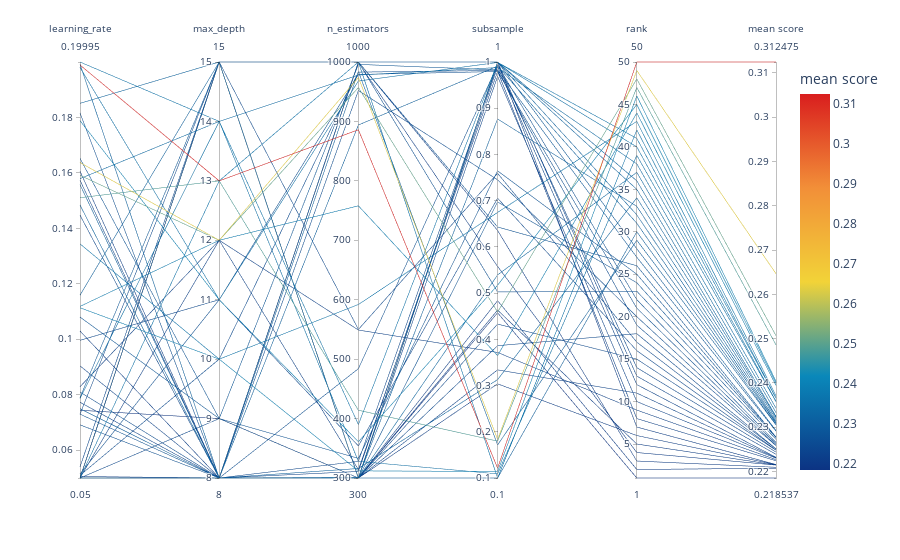

Notebook cell for this chart:
### Markdown cell above
##### 11.1.3.1 Parallel Coordinates

No gráfico a seguir, fica evidente que ao escolher os 10 melhores modelos, é possível identificar a eliminação de alguns parâmetros, como n_estimators = 100, learning_rate = 0.15 e max_depth = 9.

### Code cell
import plotly.express as px
cols = ['param_learning_rate', 'param_max_depth', 'param_n_estimators',
       'param_subsample','rank_test_score','mean_test_score']


labels = {'param_learning_rate': 'learning_rate', 
            'param_max_depth': 'max_depth',
            'param_n_estimators': 'n_estimators',
            'param_subsample': 'subsample',
            'rank_test_score': 'rank',
            'mean_test_score': 'mean score'}

cv_result = cv_results[cols].astype(float)


fig = px.parallel_coordinates(cv_result, color="mean_test_score",
                              labels = labels,
                                color_continuous_scale=px.colors.diverging.Portland
                                          )



fig.show()

fig.write_html('parallel_coodinate_pop.html')

### Figure 1 — Plotly figure (JSON) as saved in the notebook; plotly's stock layout.template omitted (floating-point values rounded to 4 significant figures)
{"data": [{"dimensions": [{"label": "learning_rate", "values": [0.1788, 0.1989, 0.151, 0.1344, 0.09963, 0.1118, 0.1637, 0.1652, 0.1591, 0.05401, 0.05, 0.05, 0.09042, 0.07894, 0.1851, 0.07442, 0.0787, 0.05, 0.1447, 0.07301, 0.1159, 0.05, 0.05, 0.1579, 0.06915, 0.1999, 0.05, 0.05144, 0.108, 0.05053, 0.1573, 0.05, 0.05098, 0.07298, 0.05, 0.1606, 0.1114, 0.198, 0.08099, 0.1816, 0.05, 0.0829, 0.05, 0.103, 0.1484, 0.07729, 0.1557, 0.1992, 0.05, 0.07498]}, {"label": "max_depth", "values": [11, 13, 13, 10, 11, 12, 12, 9, 12, 15, 8, 13, 8, 15, 15, 9, 14, 8, 8, 8, 15, 8, 15, 14, 8, 14, 9, 11, 9, 8, 8, 8, 10, 15, 15, 8, 10, 11, 8, 8, 15, 12, 12, 8, 8, 8, 8, 8, 15, 8]}, {"label": "n_estimators", "values": [361, 886, 414, 592, 354, 758, 974, 333, 957, 550, 300, 1000, 300, 1000, 300, 300, 328, 300, 328, 300, 300, 1000, 300, 978, 1000, 390, 300, 979, 996, 999, 311, 300, 983, 300, 1000, 300, 312, 968, 952, 484, 300, 314, 549, 300, 316, 300, 894, 301, 300, 984]}, {"label": "subsample", "values": [0.5171, 0.1213, 0.1797, 0.6745, 0.7053, 0.3648, 0.1835, 0.7645, 0.4591, 0.7591, 0.1, 0.1, 0.9688, 1, 1, 0.4575, 0.1089, 1, 0.9942, 0.6972, 1, 0.6356, 0.4835, 0.988, 0.5025, 0.9992, 0.433, 0.9795, 0.9828, 0.5578, 0.9896, 0.5394, 0.9817, 0.3862, 0.643, 1, 0.1142, 0.9991, 0.7451, 0.9933, 1, 0.9796, 0.3717, 0.4632, 0.3128, 0.3339, 0.991, 0.8767, 0.3038, 0.1716]}, {"label": "rank", "values": [45, 50, 47, 43, 16, 44, 49, 25, 48, 17, 30, 42, 10, 28, 36, 1, 39, 35, 14, 24, 32, 3, 2, 38, 23, 41, 15, 21, 27, 4, 12, 37, 19, 18, 26, 7, 46, 40, 20, 22, 13, 8, 9, 5, 34, 11, 31, 33, 6, 29]}, {"label": "mean score", "values": [0.24, 0.3125, 0.2486, 0.2371, 0.2248, 0.2395, 0.2647, 0.2278, 0.2507, 0.2251, 0.2306, 0.2366, 0.223, 0.2293, 0.2325, 0.2185, 0.2358, 0.2322, 0.2244, 0.2277, 0.2311, 0.221, 0.2207, 0.2343, 0.2273, 0.2365, 0.2248, 0.2263, 0.2291, 0.2215, 0.2232, 0.2333, 0.2258, 0.2251, 0.2278, 0.2216, 0.2404, 0.2359, 0.226, 0.2266, 0.2239, 0.2224, 0.2227, 0.2215, 0.2318, 0.2231, 0.2309, 0.2314, 0.2216, 0.2305]}], "domain": {"x": [0, 1], "y": [0, 1]}, "line": {"color": [0.24, 0.3125, 0.2486, 0.2371, 0.2248, 0.2395, 0.2647, 0.2278, 0.2507, 0.2251, 0.2306, 0.2366, 0.223, 0.2293, 0.2325, 0.2185, 0.2358, 0.2322, 0.2244, 0.2277, 0.2311, 0.221, 0.2207, 0.2343, 0.2273, 0.2365, 0.2248, 0.2263, 0.2291, 0.2215, 0.2232, 0.2333, 0.2258, 0.2251, 0.2278, 0.2216, 0.2404, 0.2359, 0.226, 0.2266, 0.2239, 0.2224, 0.2227, 0.2215, 0.2318, 0.2231, 0.2309, 0.2314, 0.2216, 0.2305], "coloraxis": "coloraxis"}, "name": "", "type": "parcoords"}], "layout": {"coloraxis": {"colorbar": {"title": {"text": "mean score"}}, "colorscale": [[0, "rgb(12,51,131)"], [0.25, "rgb(10,136,186)"], [0.5, "rgb(242,211,56)"], [0.75, "rgb(242,143,56)"], [1, "rgb(217,30,30)"]]}, "legend": {"tracegroupgap": 0}, "margin": {"t": 60}}}
